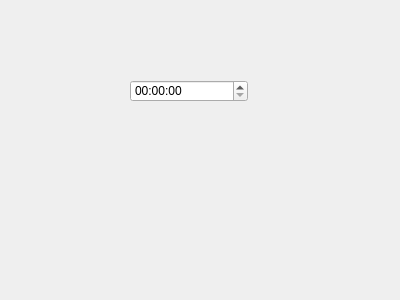
<?xml version="1.0" encoding="UTF-8"?>
<ui version="4.0">
 <class>DiscoverPage</class>
 <widget class="QWidget" name="DiscoverPage">
  <property name="geometry">
   <rect>
    <x>0</x>
    <y>0</y>
    <width>400</width>
    <height>300</height>
   </rect>
  </property>
  <property name="windowTitle">
   <string>Form</string>
  </property>
  <widget class="QTimeEdit" name="timeEdit">
   <property name="geometry">
    <rect>
     <x>130</x>
     <y>80</y>
     <width>118</width>
     <height>22</height>
    </rect>
   </property>
  </widget>
 </widget>
 <resources/>
 <connections/>
</ui>
